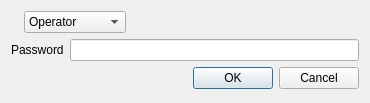
<?xml version="1.0" encoding="UTF-8"?>
<ui version="4.0">
 <class>LogIn</class>
 <widget class="QDialog" name="LogIn">
  <property name="geometry">
   <rect>
    <x>0</x>
    <y>0</y>
    <width>370</width>
    <height>103</height>
   </rect>
  </property>
  <property name="windowTitle">
   <string>LogIn</string>
  </property>
  <layout class="QVBoxLayout" name="verticalLayout">
   <item>
    <layout class="QHBoxLayout" name="horizontalLayout">
     <item>
      <widget class="QLabel" name="label">
       <property name="maximumSize">
        <size>
         <width>24</width>
         <height>24</height>
        </size>
       </property>
       <property name="text">
        <string/>
       </property>
       <property name="pixmap">
        <pixmap>:/res/image/icon/group.png</pixmap>
       </property>
       <property name="scaledContents">
        <bool>true</bool>
       </property>
      </widget>
     </item>
     <item>
      <widget class="QComboBox" name="comboBox">
       <item>
        <property name="text">
         <string>Operator</string>
        </property>
        <property name="icon">
         <iconset resource="../../res/res.qrc">
          <normaloff>:/res/image/icon/51.png</normaloff>:/res/image/icon/51.png</iconset>
        </property>
       </item>
       <item>
        <property name="text">
         <string>Administrator</string>
        </property>
        <property name="icon">
         <iconset resource="../../res/res.qrc">
          <normaloff>:/res/image/icon/51.png</normaloff>:/res/image/icon/51.png</iconset>
        </property>
       </item>
      </widget>
     </item>
     <item>
      <spacer name="horizontalSpacer">
       <property name="orientation">
        <enum>Qt::Horizontal</enum>
       </property>
       <property name="sizeHint" stdset="0">
        <size>
         <width>40</width>
         <height>20</height>
        </size>
       </property>
      </spacer>
     </item>
    </layout>
   </item>
   <item>
    <layout class="QHBoxLayout" name="horizontalLayout_3">
     <item>
      <widget class="QLabel" name="labPw">
       <property name="text">
        <string>Password</string>
       </property>
      </widget>
     </item>
     <item>
      <widget class="QLineEdit" name="edtPw">
       <property name="echoMode">
        <enum>QLineEdit::Password</enum>
       </property>
       <property name="clearButtonEnabled">
        <bool>true</bool>
       </property>
      </widget>
     </item>
    </layout>
   </item>
   <item>
    <layout class="QHBoxLayout" name="horizontalLayout_2">
     <item>
      <spacer name="horizontalSpacer_2">
       <property name="orientation">
        <enum>Qt::Horizontal</enum>
       </property>
       <property name="sizeHint" stdset="0">
        <size>
         <width>40</width>
         <height>20</height>
        </size>
       </property>
      </spacer>
     </item>
     <item>
      <widget class="QDialogButtonBox" name="buttonBox">
       <property name="orientation">
        <enum>Qt::Horizontal</enum>
       </property>
       <property name="standardButtons">
        <set>QDialogButtonBox::Cancel|QDialogButtonBox::Ok</set>
       </property>
      </widget>
     </item>
    </layout>
   </item>
  </layout>
 </widget>
 <resources>
  <include location="../../res/res.qrc"/>
 </resources>
 <connections>
  <connection>
   <sender>buttonBox</sender>
   <signal>accepted()</signal>
   <receiver>LogIn</receiver>
   <slot>accept()</slot>
   <hints>
    <hint type="sourcelabel">
     <x>316</x>
     <y>91</y>
    </hint>
    <hint type="destinationlabel">
     <x>157</x>
     <y>100</y>
    </hint>
   </hints>
  </connection>
  <connection>
   <sender>buttonBox</sender>
   <signal>rejected()</signal>
   <receiver>LogIn</receiver>
   <slot>reject()</slot>
   <hints>
    <hint type="sourcelabel">
     <x>316</x>
     <y>91</y>
    </hint>
    <hint type="destinationlabel">
     <x>286</x>
     <y>100</y>
    </hint>
   </hints>
  </connection>
 </connections>
</ui>
